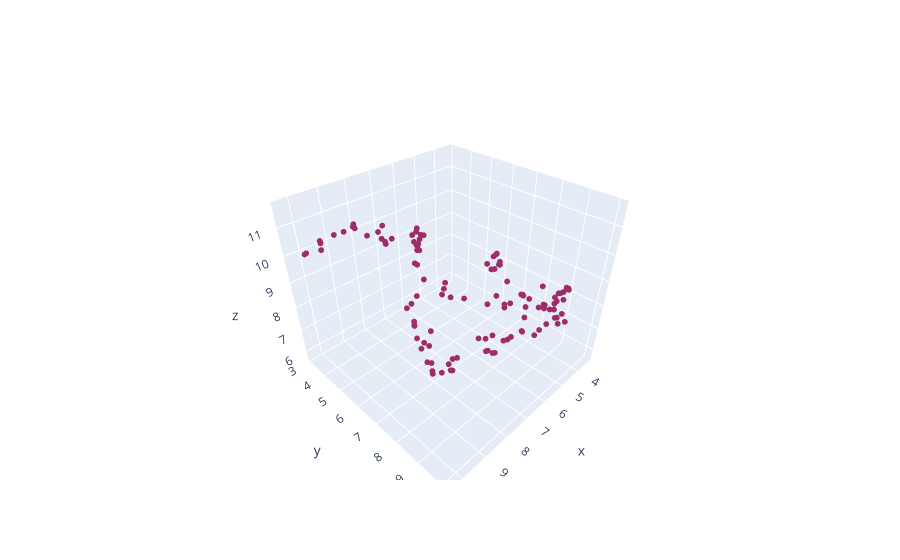

Write notebook code for a chart like this one.
### Code cell
# plot 3d
colors = ["#9F2B68"] * len(cluster_classes)
fig = go.Figure(
    data=[
        go.Scatter3d(
            x=umap_embs[:, 0],
            y=umap_embs[:, 1],
            z=umap_embs[:, 2],
            mode="markers",
            marker=dict(
                size=2,
                color=colors,
            ),
        )
    ]
)

fig
